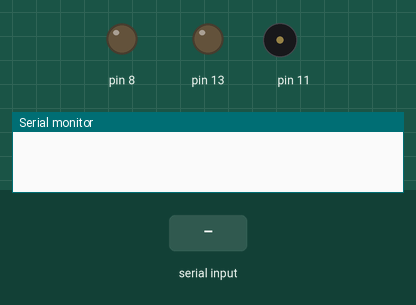
The sketch below on a simulated Arduino Uno, built with avr-gcc and run on an emulated ATmega328P. Shown: output pins drawn as LEDs (lit = HIGH), buzzer (waves = sounding), the last lines printed to the serial monitor. The test bench sets the inputs (shaded band).

Above: at 1.2 s.
1.3 s: "1\n" received over Serial
At 2.1 s:
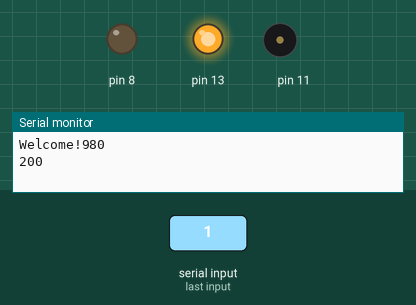
2.8 s: byte 49 (49) received over Serial
At 3.5 s:
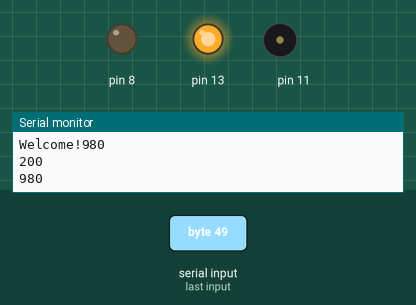
4.3 s: byte 48 (48) received over Serial
At 5.7 s:
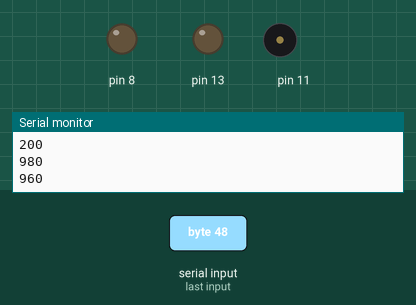
Timing chart, 0 to 7.3 s (numbered marks = the images above; inputs shaded):
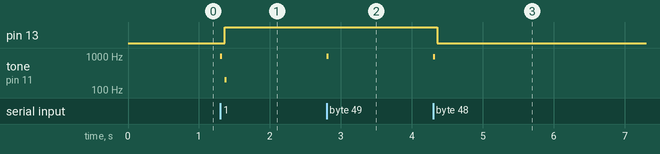

Measured:
- after the input at 1.3 s, pin 13: LOW → HIGH after 0.06 s; tone on pin 11: silent → 980 Hz at once, → silent 0.03 s later, → 200 Hz 0.03 s later, → silent 0.03 s later
- after the input at 2.8 s, tone on pin 11: silent → 980 Hz at once, → silent 0.03 s later
- after the input at 4.3 s, pin 13: HIGH → LOW after 0.06 s; tone on pin 11: silent → 960 Hz at once, → silent 0.03 s later

The sketch:

bluetooth_arduinon.ino
```cpp
#include <PCM.h>
#include <SoftwareSerial.h>

//SoftwareSerial BT(10,9); // BT(Tx,Rx)
int c = 1;
int i = 0;
int state = 0;
int Incoming_value = 0;
//char Incoming_value = 0;

void setup()
{
  //BT.begin(9600);
  Serial.begin(9600);    // Bit rate for serial communication
  //Serial.begin(38400); // Bit rate for bluetooth communication
  pinMode(13, OUTPUT);
  digitalWrite(13, LOW);

  //pinMode(10,INPUT);
  //pinMode(9,OUTPUT);
}
void loop()
{
  //tone(11, 400);
  //tone(11, 3000);

  //BT.listen();
  //if(BT.available() > 0)
  if(Serial.available() > 0){
    if(c == 1){
      pinMode(1, OUTPUT);
      //BT.write("Welcome!");
      Serial.write("Welcome!");
      c = 0;
    }

    //Incoming_value = BT.read();
    Incoming_value = Serial.read();
    Serial.print(Incoming_value*20);
    //Serial.println(Incoming_value*20);

//    char sample[1076];
//    if(i == 1076){
//      startPlayback(sample, sizeof(sample));
//    }
//    else{
//      sample[i] = Incoming_value;
//    }
//    i = i + 1;

    pinMode(11, OUTPUT);
    tone(11, Incoming_value*20);
    //if(Serial.available() == 0){
      delay(30);
      noTone(11);
      delay(30);
    //}

    Serial.print("\n");
    if(Incoming_value == 49){ // 49 ascci
      pinMode(13, OUTPUT);
      digitalWrite(13, HIGH);
      pinMode(8, OUTPUT);
    }
    else if(Incoming_value == 48){ // 48 ascci
      pinMode(13, OUTPUT);
      digitalWrite(13, LOW);
      pinMode(8, INPUT);
    }
  }

}
```
